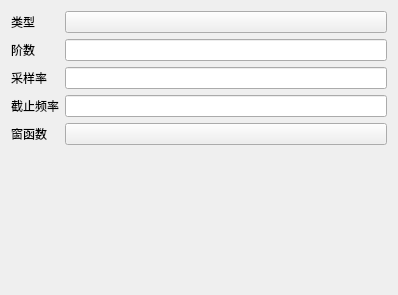
<?xml version="1.0" encoding="UTF-8"?>
<ui version="4.0">
 <class>FIRFormInterface</class>
 <widget class="QWidget" name="FIRFormInterface">
  <property name="geometry">
   <rect>
    <x>0</x>
    <y>0</y>
       <width>398</width>
       <height>295</height>
   </rect>
  </property>
  <property name="windowTitle">
   <string>Form</string>
  </property>
  <layout class="QFormLayout" name="formLayout">
   <item row="0" column="0">
    <widget class="BodyLabel" name="BodyLabel_2">
     <property name="text">
      <string>类型</string>
     </property>
    </widget>
   </item>
   <item row="0" column="1">
    <widget class="ComboBox" name="typesBox"/>
   </item>
      <item row="2" column="0">
          <widget class="BodyLabel" name="BodyLabel_5">
              <property name="text">
                  <string>采样率</string>
              </property>
          </widget>
      </item>
      <item row="2" column="1">
          <widget class="LineEdit" name="sampleRateEdit"/>
   </item>
   <item row="1" column="0">
    <widget class="BodyLabel" name="BodyLabel_4">
     <property name="text">
      <string>阶数</string>
     </property>
    </widget>
   </item>
   <item row="1" column="1">
       <widget class="LineEdit" name="orderEdit"/>
   </item>
      <item row="3" column="0">
    <widget class="BodyLabel" name="BodyLabel_3">
     <property name="text">
      <string>截止频率</string>
     </property>
    </widget>
   </item>
      <item row="3" column="1">
          <widget class="LineEdit" name="cutoffEditLow"/>
      </item>
      <item row="4" column="0">
    <widget class="BodyLabel" name="BodyLabel">
     <property name="text">
      <string>窗函数</string>
     </property>
    </widget>
   </item>
      <item row="4" column="1">
    <widget class="ComboBox" name="windowsBox"/>
   </item>
  </layout>
 </widget>
 <customwidgets>
  <customwidget>
   <class>ComboBox</class>
   <extends>QPushButton</extends>
   <header>qfluentwidgets</header>
  </customwidget>
  <customwidget>
   <class>BodyLabel</class>
   <extends>QLabel</extends>
   <header>qfluentwidgets</header>
  </customwidget>
  <customwidget>
   <class>LineEdit</class>
   <extends>QLineEdit</extends>
   <header>qfluentwidgets</header>
  </customwidget>
 </customwidgets>
 <resources/>
 <connections/>
</ui>
